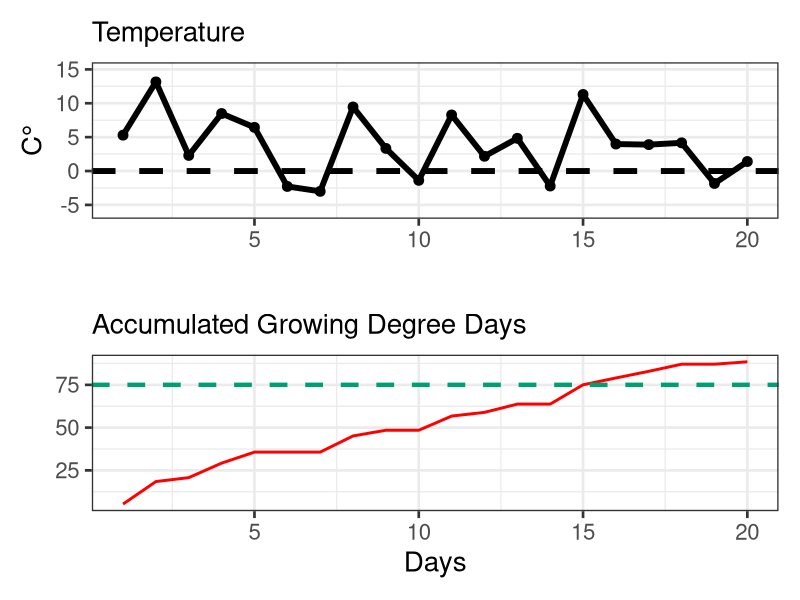

R code for this plot:
library(tidyverse)
library(patchwork)

set.seed(15)
days = 1:20
temps = rnorm(length(days), mean = 4, sd=5)
temps[7] = -3
forcing = ifelse(temps>0, temps, 0)
gdd = cumsum(forcing)
df = tibble(day = days,
            temp = temps, 
            gdd = gdd)

# Temperature plot
temp_plot = ggplot(df, aes(x=day, y=temp)) + 
  geom_point(size=3) +
  geom_line(size=2) +
  geom_hline(yintercept = 0, linetype='dashed', size=2) + 
  ylim(-6, 15) +
  theme_bw(20) +
  labs(x='',y='C°',subtitle = 'Temperature')

gdd_plot = ggplot(df, aes(x=day, y=gdd)) + 
  geom_line(color='red', size=1) +
  geom_hline(yintercept = 75, linetype='dashed', color='#009E73', size=1.5) + 
  theme_bw(20)+
  labs(x='Days',y='', subtitle = 'Accumulated Growing Degree Days') 

 temp_plot + gdd_plot +
  patchwork::plot_layout(ncol=1)

 